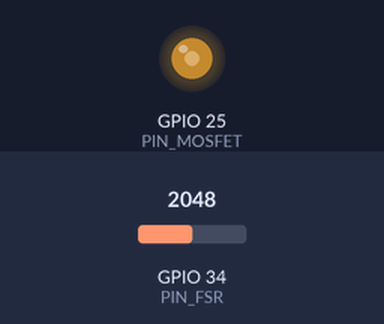
The sketch below on a simulated ESP32. Parts: output pins drawn as LEDs (lit = HIGH). The inputs (shaded band) are chosen by the test bench; at power-on: GPIO 34 (PIN_FSR) = 2048. WiFi joins after 1.5 s; servers stay silent unless stated; what the sketch prints to the serial monitor is not drawn.

Above: at 2.7 s.
2.8 s: GPIO 34 (PIN_FSR) set to 2866
At 4.0 s:
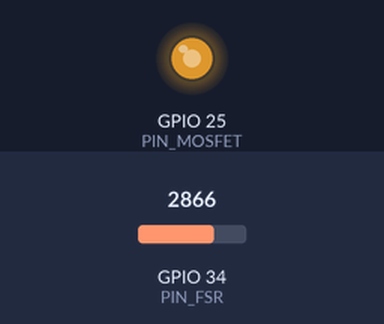
4.3 s: GPIO 34 (PIN_FSR) set to 3603
At 5.2 s:
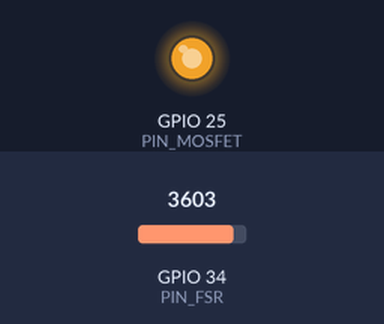
5.8 s: GPIO 34 (PIN_FSR) set to 491
At 6.3 s:
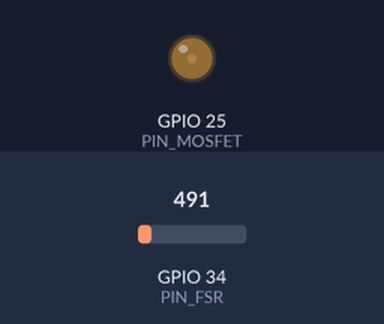
7.3 s: GPIO 34 (PIN_FSR) set to 2040
At 8.5 s:
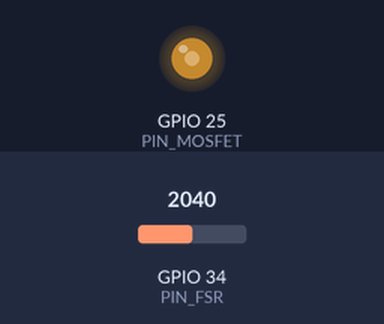
Timing chart, 0 to 9.8 s (numbered marks = the images above; inputs shaded):
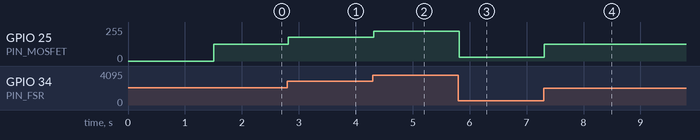

The sketch:

firmware_palmilha.ino
```cpp
#include <WiFi.h>
#include <WebServer.h>

const char* ssid = "Wokwi-GUEST";
const char* password = "";

WebServer server(80);

// Hardware - Palmilha (FSR 402 + Actuador Magnético)
const int PIN_FSR = 34;        // ADC para o FSR 402 no calcanhar
const int PIN_MOSFET = 25;     // PWM para o MOSFET / Amortecimento
const int LIMIAR_PASSO = 2000; // Sensibilidade de pressão para contar o passo

// Variáveis de Telemetria
volatile unsigned long totalPassos = 0;
bool passoEmAndamento = false;
int ultimaLeituraFSR = 0;

// Dashboard Cyberpunk Integrado
const char HTML_PAGE[] PROGMEM = R"rawliteral(
<!DOCTYPE html>
<html lang="pt-BR">
<head>
    <meta charset="UTF-8">
    <meta name="viewport" content="width=device-width, initial-scale=1.0">
    <title>Projeto 5º Elemento - Painel Cyberpunk Horizontal</title>
    <style>
        body {
            font-family: 'Segoe UI', Tahoma, Geneva, Verdana, sans-serif;
            background-color: #080d1a;
            color: #e0f7fa;
            margin: 0;
            padding: 20px;
            display: flex;
            justify-content: center;
            align-items: center;
            min-height: 90vh;
        }
        .card {
            background: #101b35;
            padding: 25px 30px;
            border-radius: 16px;
            max-width: 900px;
            width: 100%;
            box-shadow: 0 0 30px rgba(0, 240, 255, 0.25), inset 0 0 15px rgba(0, 240, 255, 0.1);
            border: 2px solid #00f0ff;
        }
        h2 {
            text-align: center;
            color: #00f0ff;
            margin-top: 0;
            margin-bottom: 2px;
            font-size: 1.8em;
            text-shadow: 0 0 10px #00f0ff, 0 0 20px #00f0ff;
            letter-spacing: 2px;
        }
        p.sub {
            text-align: center;
            font-size: 0.95em;
            color: #ffd166;
            margin-top: 0;
            margin-bottom: 20px;
            font-weight: 600;
            letter-spacing: 1px;
        }

        .telemetria-box {
            display: flex;
            justify-content: space-around;
            align-items: center;
            background: #080d1a;
            border: 1px solid #00f0ff;
            border-radius: 8px;
            padding: 10px;
            margin-bottom: 20px;
            box-shadow: 0 0 10px rgba(0, 240, 255, 0.15);
        }
        .telemetria-item { text-align: center; }
        .telemetria-val { font-size: 1.5em; font-weight: bold; color: #00f0ff; }

        .grid-container {
            display: table;
            width: 100%;
            table-layout: fixed;
        }
        .coluna {
            display: table-cell;
            vertical-align: top;
            width: 50%;
        }
        .coluna-esquerda { padding-right: 15px; }
        .coluna-direita { padding-left: 15px; }

        label {
            display: block;
            margin-top: 10px;
            font-weight: bold;
            color: #00f0ff;
            font-size: 0.85em;
            text-transform: uppercase;
            letter-spacing: 0.5px;
        }
        input, select {
            width: 100%;
            padding: 8px 10px;
            margin-top: 4px;
            border-radius: 8px;
            border: 1px solid #00b4d8;
            box-sizing: border-box;
            background-color: #080d1a;
            color: #ffffff;
            font-size: 0.9em;
            outline: none;
            transition: 0.3s;
        }
        input:focus, select:focus {
            border-color: #ffd166;
            box-shadow: 0 0 10px #ffd166;
        }

        .alimentos-grid {
            display: grid;
            grid-template-columns: 1fr;
            gap: 5px;
            max-height: 280px;
            overflow-y: auto;
            background: #080d1a;
            padding: 10px;
            border-radius: 8px;
            margin-top: 6px;
            border: 1px solid #00b4d8;
        }
        .alimento-item {
            display: flex;
            align-items: center;
            justify-content: space-between;
            font-size: 0.82em;
            padding: 4px 6px;
            border-bottom: 1px solid #101b35;
            background: rgba(255,255,255,0.02);
            border-radius: 4px;
        }
        .alimento-item span { color: #e0f7fa; }
        .alimento-item input { width: auto; cursor: pointer; accent-color: #00f0ff; margin: 0; }

        button {
            width: 100%;
            background: linear-gradient(90deg, #00f0ff, #0077b6);
            color: #080d1a;
            font-weight: 800;
            cursor: pointer;
            margin-top: 18px;
            padding: 12px;
            border: none;
            border-radius: 8px;
            font-size: 1em;
            text-transform: uppercase;
            letter-spacing: 1.5px;
            box-shadow: 0 0 15px rgba(0, 240, 255, 0.4);
            transition: 0.3s;
        }
        button:hover {
            background: linear-gradient(90deg, #ffd166, #ffb703);
            box-shadow: 0 0 25px rgba(255, 209, 102, 0.6);
            color: #000;
        }

        .resultado {
            margin-top: 20px;
            padding: 15px;
            border-radius: 10px;
            display: none;
            text-align: center;
            background-color: #080d1a;
            border: 1.5px solid #00f0ff;
            box-shadow: 0 0 15px rgba(0,240,255,0.25);
        }
        .resultado h3 { color: #ffd166; margin-top: 0; font-size: 1.1em; text-transform: uppercase; letter-spacing: 1px; }
        .res-linha { display: flex; justify-content: space-around; margin: 8px 0; font-size: 1em; }
    </style>
</head>
<body>

<div class="card">
    <h2>⚡ PROJETO 5º ELEMENTO</h2>
    <p class="sub">PAINEL DE BALANÇO ENERGÉTICO EMBARCADO</p>

    <div class="telemetria-box">
        <div class="telemetria-item">
            <span style="font-size:0.75em; color:#ffd166;">PASSOS CONTADOS (HARDWARE)</span>
            <div id="livePassos" class="telemetria-val">0</div>
        </div>
        <div class="telemetria-item">
            <span style="font-size:0.75em; color:#00f0ff;">PRESSÃO FSR 402 (ADC)</span>
            <div id="liveFsr" class="telemetria-val" style="color:#ffd166;">0</div>
        </div>
    </div>

    <div class="grid-container">
        <div class="coluna coluna-esquerda">
            <label>Selecione os Alimentos do Dia:</label>
            <div class="alimentos-grid">
                <div class="alimento-item"><span>Café c/ Açúcar (60 kcal)</span><input type="checkbox" value="60" onchange="somarAlimentos()"></div>
                <div class="alimento-item"><span>Café c/ Leite (110 kcal)</span><input type="checkbox" value="110" onchange="somarAlimentos()"></div>
                <div class="alimento-item"><span>Achocolatado c/ Leite (180 kcal)</span><input type="checkbox" value="180" onchange="somarAlimentos()"></div>
                <div class="alimento-item"><span>Pão c/ Manteiga (200 kcal)</span><input type="checkbox" value="200" onchange="somarAlimentos()"></div>
                <div class="alimento-item"><span>Pão Presunto e Queijo (310 kcal)</span><input type="checkbox" value="310" onchange="somarAlimentos()"></div>
                <div class="alimento-item"><span>Pão de Alho (2 un - 420 kcal)</span><input type="checkbox" value="420" onchange="somarAlimentos()"></div>
                <div class="alimento-item"><span>Bolo Caseiro (2 fatias - 320 kcal)</span><input type="checkbox" value="320" onchange="somarAlimentos()"></div>
                <div class="alimento-item"><span>Refrigerante Copo (85 kcal)</span><input type="checkbox" value="85" onchange="somarAlimentos()"></div>
                <div class="alimento-item"><span>Cerveja (3 latas - 450 kcal)</span><input type="checkbox" value="450" onchange="somarAlimentos()"></div>
                <div class="alimento-item"><span>Coxinha / Pastel (2 un - 600 kcal)</span><input type="checkbox" value="600" onchange="somarAlimentos()"></div>
                <div class="alimento-item"><span>Cachorro-Quente Completo (400 kcal)</span><input type="checkbox" value="400" onchange="somarAlimentos()"></div>
                <div class="alimento-item"><span>Arroz + Feijão (205 kcal)</span><input type="checkbox" value="205" onchange="somarAlimentos()"></div>
                <div class="alimento-item"><span>Bife Grelhado (200 kcal)</span><input type="checkbox" value="200" onchange="somarAlimentos()"></div>
                <div class="alimento-item"><span>Frango Assado (220 kcal)</span><input type="checkbox" value="220" onchange="somarAlimentos()"></div>
                <div class="alimento-item"><span>Feijoada (350 kcal)</span><input type="checkbox" value="350" onchange="somarAlimentos()"></div>
                <div class="alimento-item"><span>Lasanha (380 kcal)</span><input type="checkbox" value="380" onchange="somarAlimentos()"></div>
                <div class="alimento-item"><span>Macarronada (320 kcal)</span><input type="checkbox" value="320" onchange="somarAlimentos()"></div>
                <div class="alimento-item"><span>Churrasco Completo (500g - 1350 kcal)</span><input type="checkbox" value="1350" onchange="somarAlimentos()"></div>
                <div class="alimento-item"><span>Linguiça Toscana (2 gomos - 500 kcal)</span><input type="checkbox" value="500" onchange="somarAlimentos()"></div>
                <div class="alimento-item"><span>Salada de Maionese (250 kcal)</span><input type="checkbox" value="250" onchange="somarAlimentos()"></div>
                <div class="alimento-item"><span>Batata Gratinada (220 kcal)</span><input type="checkbox" value="220" onchange="somarAlimentos()"></div>
                <div class="alimento-item"><span>Farofa Temperada (150 kcal)</span><input type="checkbox" value="150" onchange="somarAlimentos()"></div>
                <div class="alimento-item"><span>Batata Frita Porção (300 kcal)</span><input type="checkbox" value="300" onchange="somarAlimentos()"></div>
                <div class="alimento-item"><span>X-Bacon (650 kcal)</span><input type="checkbox" value="650" onchange="somarAlimentos()"></div>
                <div class="alimento-item"><span>X-Calota Porção (850 kcal)</span><input type="checkbox" value="850" onchange="somarAlimentos()"></div>
                <div class="alimento-item"><span>Pizza Porção (3 fatias - 900 kcal)</span><input type="checkbox" value="900" onchange="somarAlimentos()"></div>
                <div class="alimento-item"><span>Milk-shake (450 kcal)</span><input type="checkbox" value="450" onchange="somarAlimentos()"></div>
                <div class="alimento-item"><span>Sorvete Porção (3 bolas - 350 kcal)</span><input type="checkbox" value="350" onchange="somarAlimentos()"></div>
                <div class="alimento-item"><span>Pudim de Leite (280 kcal)</span><input type="checkbox" value="280" onchange="somarAlimentos()"></div>
                <div class="alimento-item"><span>Torta de Limão (320 kcal)</span><input type="checkbox" value="320" onchange="somarAlimentos()"></div>
            </div>
        </div>

        <div class="coluna coluna-direita">
            <label style="color:#ffd166; border-bottom: 1px solid #ffd166; padding-bottom: 2px;">👤 Avaliação Individual:</label>
            <div style="display: flex; gap: 6px;">
                <div style="flex: 1;">
                    <label for="sexo" style="color:#ffd166;">Sexo:</label>
                    <select id="sexo">
                        <option value="M">Homem</option>
                        <option value="F">Mulher</option>
                    </select>
                </div>
                <div style="flex: 1;">
                    <label for="peso" style="color:#ffd166;">Peso (kg):</label>
                    <input type="number" id="peso" value="131.95" step="0.1">
                </div>
                <div style="flex: 1;">
                    <label for="altura" style="color:#ffd166;">Altura (cm):</label>
                    <input type="number" id="altura" value="185">
                </div>
                <div style="flex: 1;">
                    <label for="idade" style="color:#ffd166;">Idade:</label>
                    <input type="number" id="idade" value="53">
                </div>
            </div>

            <label for="consumo">Consumo Calórico Total (kcal):</label>
            <input type="number" id="consumo" value="0">

            <label for="passos">Passos do Dia:</label>
            <input type="number" id="passos" value="0">

            <label for="met">Atividade Física (MET):</label>
            <select id="met">
                <option value="0.0">Nenhuma Atividade (0.0 MET)</option>
                <option value="3.0">Caminhada Leve (3.0 MET)</option>
                <option value="4.5">Natação Leve (4.5 MET)</option>
                <option value="6.0">Corrida Moderada (6.0 MET)</option>
                <option value="6.8">Bike Moderada (6.8 MET)</option>
                <option value="8.0">Musculação Intensa (8.0 MET)</option>
                <option value="8.0">Futebol / Ciclismo Intenso (8.0 MET)</option>
            </select>

            <label for="tempo">Tempo da Atividade (minutos):</label>
            <input type="number" id="tempo" value="45">

            <button onclick="calcular()">⚡ CALCULAR BALANÇO</button>
        </div>
    </div>

    <div id="resultado" class="resultado"></div>
</div>

<script>
function somarAlimentos() {
    let total = 0;
    const checkboxes = document.querySelectorAll('.alimentos-grid input[type="checkbox"]:checked');
    checkboxes.forEach(cb => { total += parseFloat(cb.value); });
    document.getElementById('consumo').value = total;
}

async function sincronizarHardware() {
    try {
        const res = await fetch('/api/dados');
        if (res.ok) {
            const data = await res.json();
            document.getElementById('livePassos').innerText = data.passos;
            document.getElementById('liveFsr').innerText = data.fsr;

            const inputPassos = document.getElementById('passos');
            if (inputPassos.dataset.manual !== "true") {
                inputPassos.value = data.passos;
            }
        }
    } catch(e) {}
}

document.getElementById('passos').addEventListener('input', function() {
    this.dataset.manual = "true";
});

setInterval(sincronizarHardware, 1000);

function calcular() {
    const sexo = document.getElementById('sexo').value;
    const peso = parseFloat(document.getElementById('peso').value) || 0;
    const altura = parseFloat(document.getElementById('altura').value) || 0;
    const idade = parseFloat(document.getElementById('idade').value) || 0;

    let tmbBase = (10 * peso) + (6.25 * altura) - (5 * idade);
    tmbBase += (sexo === 'M') ? 5 : -161;

    const passos = parseFloat(document.getElementById('passos').value) || 0;
    const consumo = parseFloat(document.getElementById('consumo').value) || 0;
    const met = parseFloat(document.getElementById('met').value) || 0;
    const tempo = parseFloat(document.getElementById('tempo').value) || 0;

    const gastoPassos = passos * 0.05;
    const gastoMet = met * peso * (tempo / 60.0);
    const gastoTotal = tmbBase + gastoPassos + gastoMet;
    const balanco = consumo - gastoTotal;

    const resDiv = document.getElementById('resultado');
    resDiv.style.display = 'block';

    let cor = balanco < 0 ? '#00e676' : '#ff5252';
    let status = balanco < 0 ? 'DÉFICIT CALÓRICO' : 'SUPERÁVIT CALÓRICO';

    resDiv.innerHTML = `
        <h3>📊 RESULTADO DA AVALIAÇÃO INDIVIDUAL</h3>
        <p style="color:#aaa; font-size:0.9em; margin-bottom:10px;">TMB Calculada (${sexo === 'M' ? 'Homem' : 'Mulher'}): <b>${tmbBase.toFixed(1)} kcal</b></p>
        <div class="res-linha">
            <span>Consumo Total: <b style="color:#ffd166;">${consumo.toFixed(0)} kcal</b></span>
            <span>Gasto Estimado: <b style="color:#00f0ff;">${gastoTotal.toFixed(1)} kcal</b></span>
        </div>
        <hr style="border-color: #00b4d8; opacity: 0.3; margin: 12px 0;">
        <p style="color: ${cor}; font-size: 1.3em; margin: 5px 0; font-weight: bold; text-shadow: 0 0 10px ${cor};">
            ${status}: ${Math.abs(balanco).toFixed(1)} kcal
        </p>
    `;
}
</script>
</body>
</html>
)rawliteral";

void handleRoot() {
  server.send(200, "text/html", HTML_PAGE);
}

void handleApiDados() {
  String json = "{\"passos\":" + String(totalPassos) + ",\"fsr\":" + String(ultimaLeituraFSR) + "}";
  server.send(200, "application/json", json);
}

void setup() {
  Serial.begin(115200);

  pinMode(PIN_FSR, INPUT);
  pinMode(PIN_MOSFET, OUTPUT);

  WiFi.begin(ssid, password);
  while (WiFi.status() != WL_CONNECTED) {
    delay(500);
  }

  Serial.println("Conectado! IP do ESP32: " + WiFi.localIP().toString());

  server.on("/", handleRoot);
  server.on("/api/dados", handleApiDados);
  server.begin();
}

void loop() {
  server.handleClient();

  // Leitura do FSR 402 no calcanhar
  ultimaLeituraFSR = analogRead(PIN_FSR);

  // Amortecimento Magnético
  int pwmVal = map(ultimaLeituraFSR, 0, 4095, 0, 255);
  analogWrite(PIN_MOSFET, pwmVal);

  // Validação do passo por pressão
  if (ultimaLeituraFSR > LIMIAR_PASSO && !passoEmAndamento) {
    passoEmAndamento = true;
    totalPassos++;
  } else if (ultimaLeituraFSR < (LIMIAR_PASSO - 400) && passoEmAndamento) {
    passoEmAndamento = false;
  }

  delay(20);
}
```

Measured:
- after the input at 2.8 s, GPIO 25 (PIN_MOSFET): 127/255 → 178/255 at once
- after the input at 4.3 s, GPIO 25 (PIN_MOSFET): 178/255 → 224/255 at once
- after the input at 5.8 s, GPIO 25 (PIN_MOSFET): 224/255 → 30/255 at once
- after the input at 7.3 s, GPIO 25 (PIN_MOSFET): 30/255 → 127/255 at once
